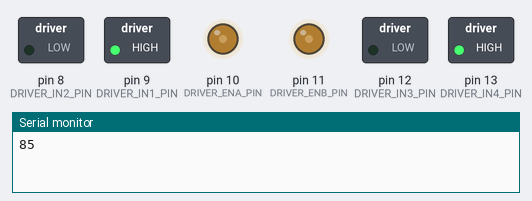
A sketch run on a simulated Arduino Uno, built with avr-gcc and run on an emulated ATmega328P. Shown: switched loads named in the sketch (green lamp = pin HIGH), output pins drawn as LEDs (lit = HIGH), the last lines printed to the serial monitor.

Above: at 0.1 s.
At 19.6 s:
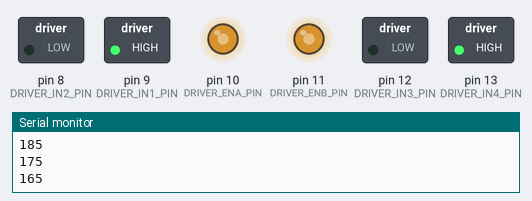
At 39.1 s:
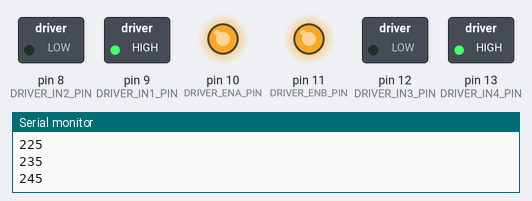
Timing chart, 0 to 40.0 s (numbered marks = the images above):
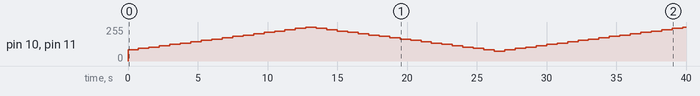

Measured:
- by itself, pin 10 (DRIVER_ENA_PIN), pin 11 (DRIVER_ENB_PIN): 0/255 → 85/255 at 0.00 s, → 95/255 0.75 s later, → 105/255 0.75 s later, → 115/255 0.75 s later, … (54 changes in this stretch)

The sketch:

Motor_driver_POC.ino
```cpp
const int DRIVER_ENA_PIN = 10;
const int DRIVER_IN1_PIN = 9;
const int DRIVER_IN2_PIN = 8;
const int DRIVER_ENB_PIN = 11;
const int DRIVER_IN3_PIN = 12;
const int DRIVER_IN4_PIN = 13;

const byte minmotor = 75;
const byte maxmotor = 255;

byte currentmotor = minmotor;

bool directionmotor = true;

void setup()
{
  // put your setup code here, to run once:
  Serial.begin(9600);

  pinMode(DRIVER_ENA_PIN, OUTPUT);
  pinMode(DRIVER_IN1_PIN, OUTPUT);
  pinMode(DRIVER_IN2_PIN, OUTPUT);

  pinMode(DRIVER_ENB_PIN, OUTPUT);
  pinMode(DRIVER_IN3_PIN, OUTPUT);
  pinMode(DRIVER_IN4_PIN, OUTPUT);

  digitalWrite(DRIVER_IN1_PIN, HIGH);
  digitalWrite(DRIVER_IN2_PIN, LOW);

  digitalWrite(DRIVER_IN3_PIN, LOW);
  digitalWrite(DRIVER_IN4_PIN, HIGH);

  analogWrite(DRIVER_ENA_PIN, currentmotor);
  analogWrite(DRIVER_ENB_PIN, currentmotor);
}

void loop()
{
  currentmotor += (directionmotor) ? 10 : -10;

  if(currentmotor > maxmotor - 1)
  {
    directionmotor = false;
  }
  else if(currentmotor < minmotor + 1)
  {
    directionmotor = true;
  }

  Serial.println(currentmotor);

  analogWrite(DRIVER_ENA_PIN, currentmotor);
  analogWrite(DRIVER_ENB_PIN, currentmotor);
  delay(750);
//  // put your main code here, to run repeatedly:
//  if(Serial.available() > 0)
//  {
//    int arg1 = Serial.readStringUntil(' ').toInt();
//    int arg2 = Serial.readStringUntil(' ').toInt();
//    byte arg3 = Serial.readStringUntil('\n').toInt();
//
//    Serial.println("---------------------");
//    Serial.println(arg1);
//    Serial.println(arg2);
//    Serial.println(arg3);
//    Serial.println("---------------------");
//
//    if(arg1 == 1)
//    {
//      if(arg2 == 1)
//      {
//        digitalWrite(DRIVER_IN1_PIN, LOW);
//        digitalWrite(DRIVER_IN2_PIN, HIGH);
//      }
//      else if(arg2 == -1)
//      {
//        digitalWrite(DRIVER_IN1_PIN, HIGH);
//        digitalWrite(DRIVER_IN2_PIN, LOW);
//      }
//      analogWrite(DRIVER_ENA_PIN, arg3);
//    }
//    else if(arg1 == 2)
//    {
//      if(arg2 == 1)
//      {
//        digitalWrite(DRIVER_IN3_PIN, LOW);
//        digitalWrite(DRIVER_IN4_PIN, HIGH);
//      }
//      else if(arg2 == -1)
//      {
//        digitalWrite(DRIVER_IN3_PIN, HIGH);
//        digitalWrite(DRIVER_IN4_PIN, LOW);
//      }
//      analogWrite(DRIVER_ENB_PIN, arg3);
//    }
//  }
}
```
